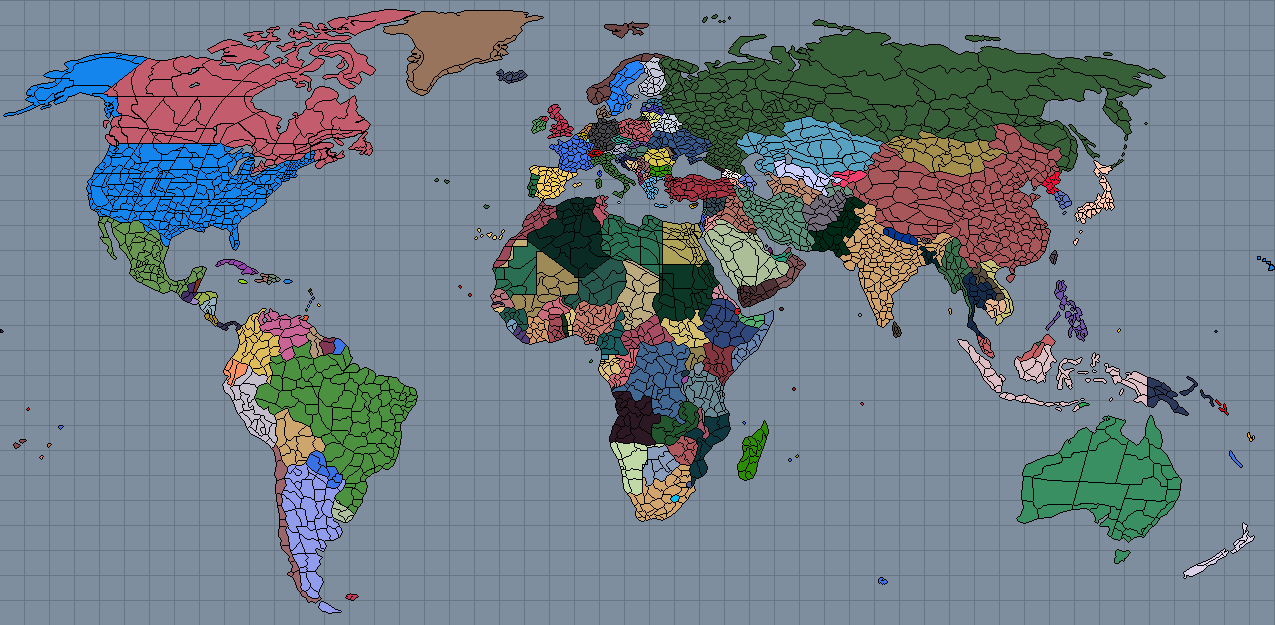
#> input picture utils/input/polities.png, 1275 x 625 px
$ python color.py
#> lines starting #> are read from the running program, lines starting #| are printed output that depends on the picture
from PIL import Image, ImageDraw

def main():
    image = Image.open("input/polities.png").convert("RGB")
    pixels = image.load()
    if not pixels:
        return

    width, height = image.size
#> width = 1275; height = 625

    blacklist = {
            (0, 0, 0),
            # (126, 142, 158),
            # (105, 118, 132)
            }

    counter = 1

    for i in range(height * width):
        c = pixels[i % width, i // width]
        if c in blacklist: # I assume you can't just put BLACK in colors?
            continue
        counter += 1
        new_color = ((counter // 65536) % 256, (counter // 256) % 256, counter % 256)
        if c == (105, 118, 132):
            new_color = (0, 0, 0)
        blacklist.add(new_color)

        ImageDraw.floodfill(image, (i % width, i // width), new_color)
#> this loop made 796875 passes
#> c on passes 1 to 12: (105, 118, 132), (0, 0, 0), (0, 0, 0), (0, 0, 0), (0, 0, 0), (0, 0, 0), (0, 0, 0), (0, 0, 0), (0, 0, 0), (0, 0, 0), (0, 0, 0), (0, 0, 0)
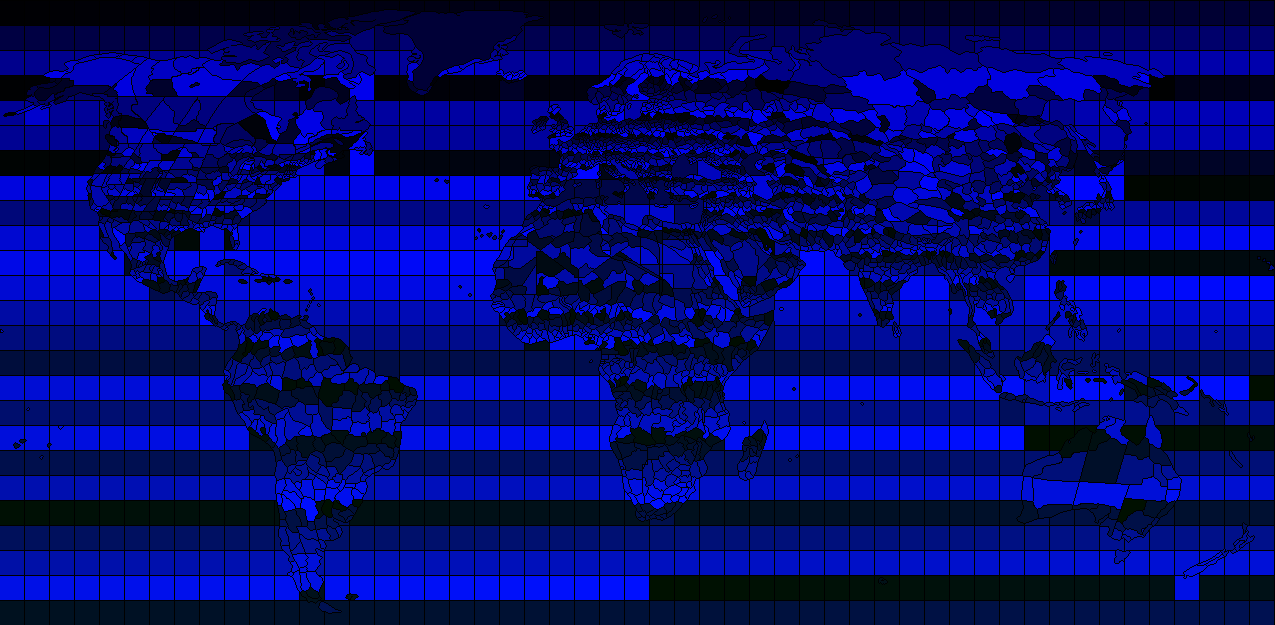
#> image: PIL image 1275x625 RGB; mean R, G, B 0, 8.5, 115
#> after the loop, blacklist = 4362 items; counter = 4435

        # If you want just check for black here for validation or something.

    print("Saved image to 'provinces.png'")
    image.save("regions.png")
    print(counter)
#| 4435

if __name__ == "__main__":
    main()

$ run again, with utils/input/Untitled31_20260405185131.png copied over utils/input/polities.png
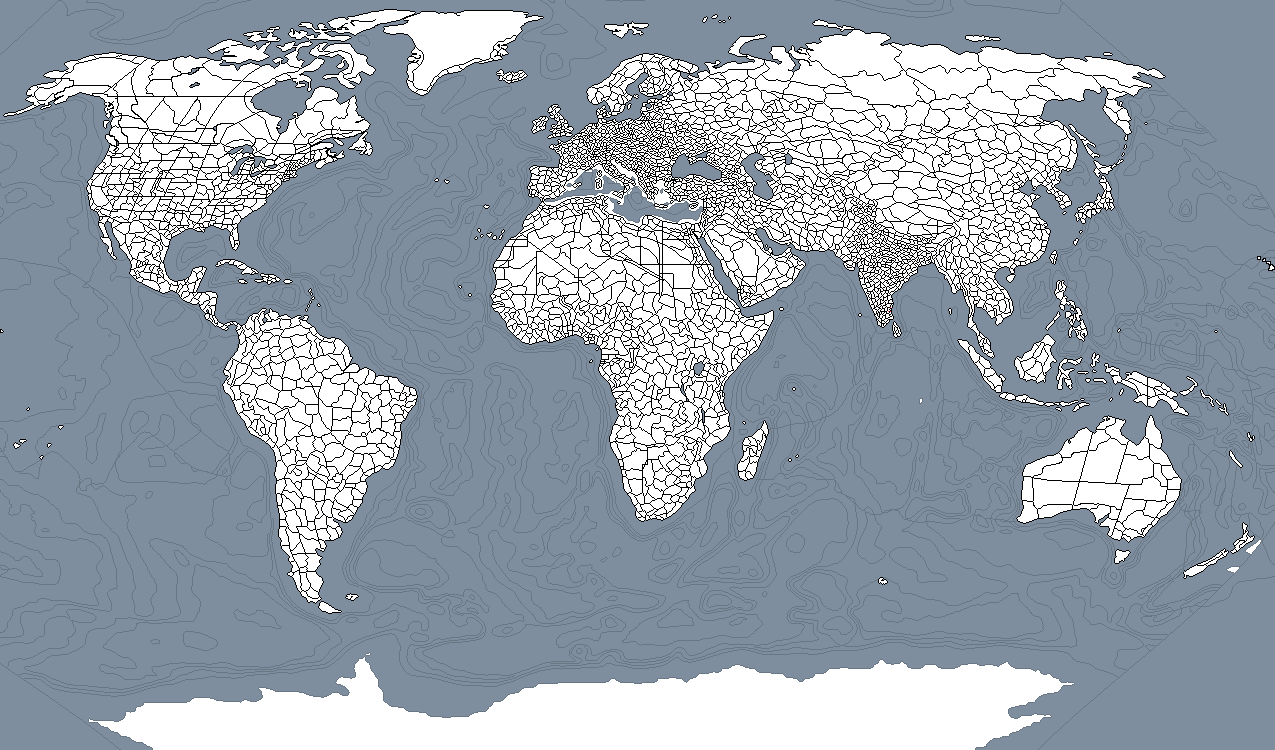
#> input picture utils/input/Untitled31_20260405185131.png, 1275 x 750 px
#> the loop in main, `for i in range(height * width):` made 956250 passes
#> c on passes 1 to 8: (126, 142, 158), (0, 0, 2), (0, 0, 2), (0, 0, 2), (0, 0, 2), (0, 0, 2), (0, 0, 2), (0, 0, 2)
#> after the loop in main, `for i in range(height * width):`:
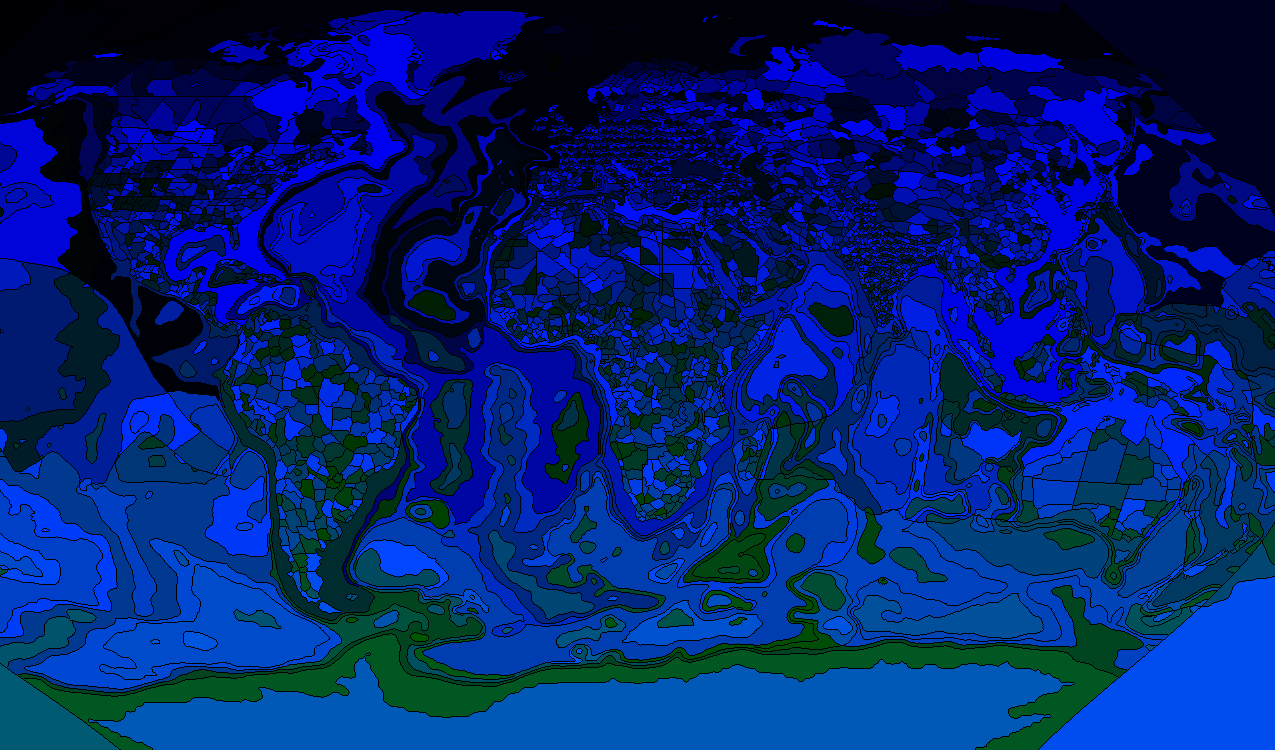
#> image: PIL image 1275x750 RGB; mean R, G, B 0, 33.7, 114.1
#> after the loop in main, `for i in range(height * width):`: blacklist = 4496 items; counter = 24050
#| 24050

$ run again, with utils/input/biomes.png copied over utils/input/polities.png
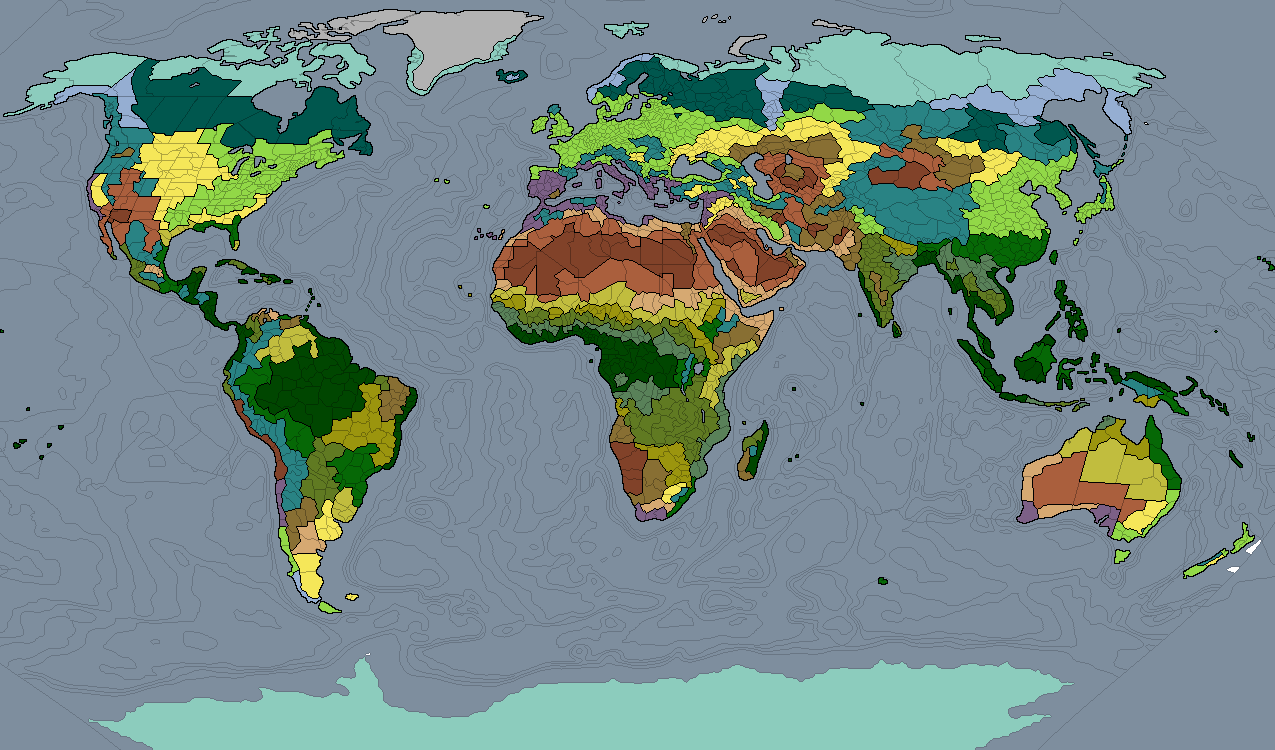
#> input picture utils/input/biomes.png, 1275 x 750 px
#> the loop in main, `for i in range(height * width):` made 956250 passes
#> c on passes 1 to 8: (126, 142, 158), (0, 0, 2), (0, 0, 2), (0, 0, 2), (0, 0, 2), (0, 0, 2), (0, 0, 2), (0, 0, 2)
#> after the loop in main, `for i in range(height * width):`:
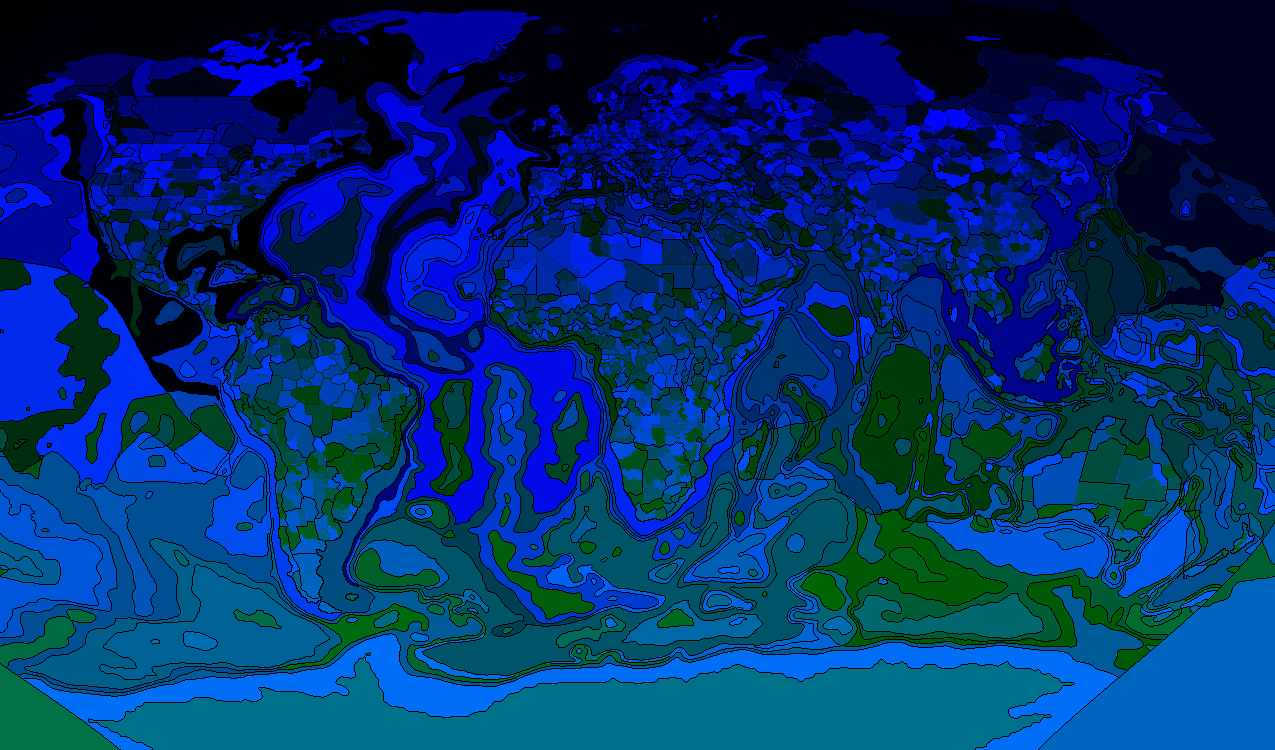
#> image: PIL image 1275x750 RGB; mean R, G, B 0, 47.5, 110.8
#> after the loop in main, `for i in range(height * width):`: blacklist = 10634 items; counter = 30151
#| 30151

$ run again, with utils/input/blank.png copied over utils/input/polities.png
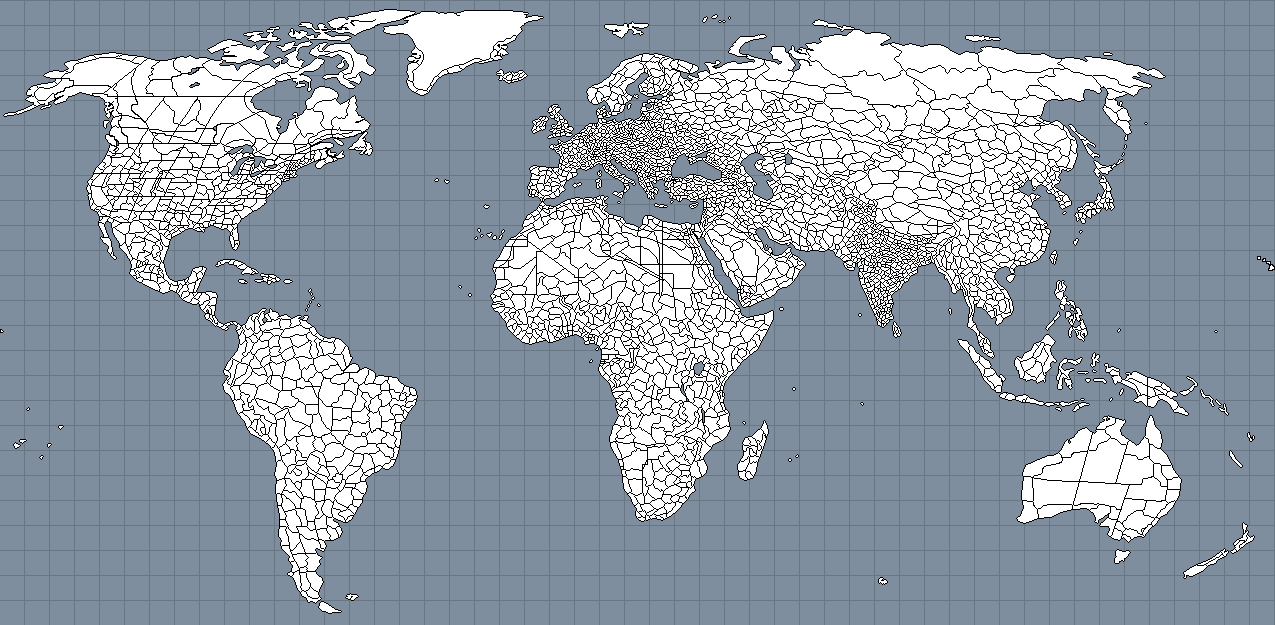
#> input picture utils/input/blank.png, 1275 x 625 px
#> the loop in main, `for i in range(height * width):` made 796875 passes
#> c on passes 1 to 8: (105, 118, 132), (0, 0, 0), (0, 0, 0), (0, 0, 0), (0, 0, 0), (0, 0, 0), (0, 0, 0), (0, 0, 0)
#> after the loop in main, `for i in range(height * width):`:
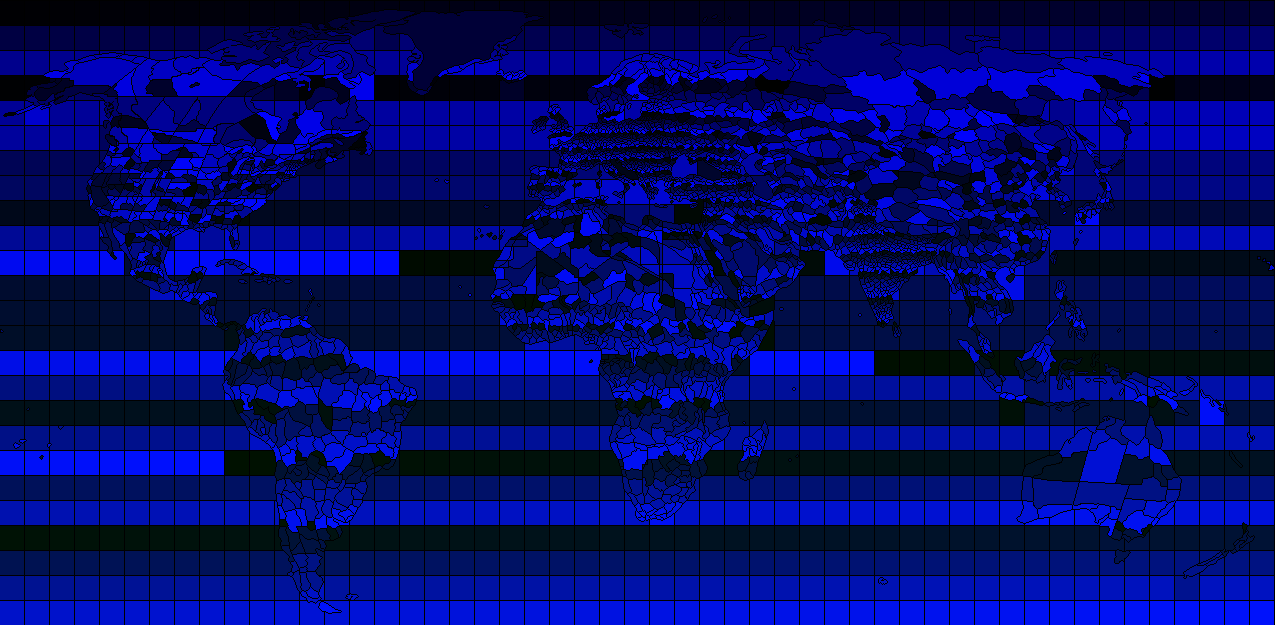
#> image: PIL image 1275x625 RGB; mean R, G, B 0, 9.4, 106.2
#> after the loop in main, `for i in range(height * width):`: blacklist = 4788 items; counter = 4861
#| 4861
